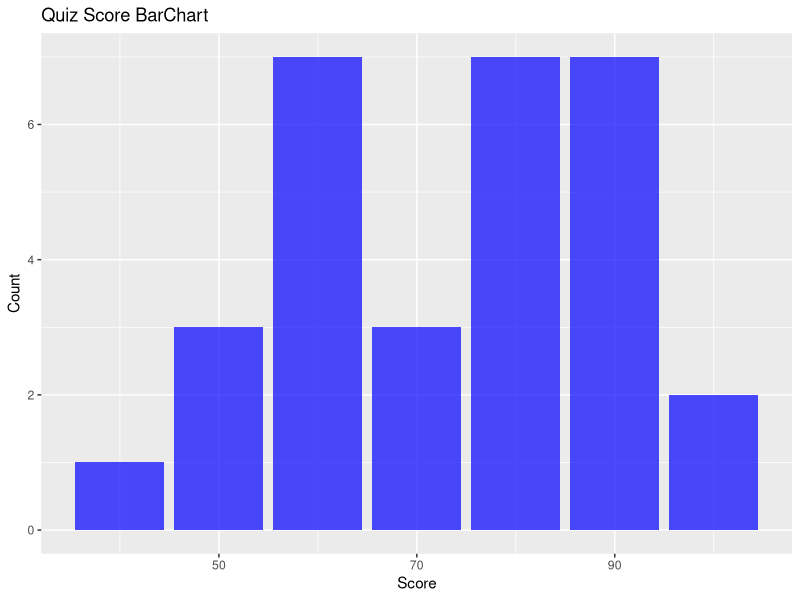
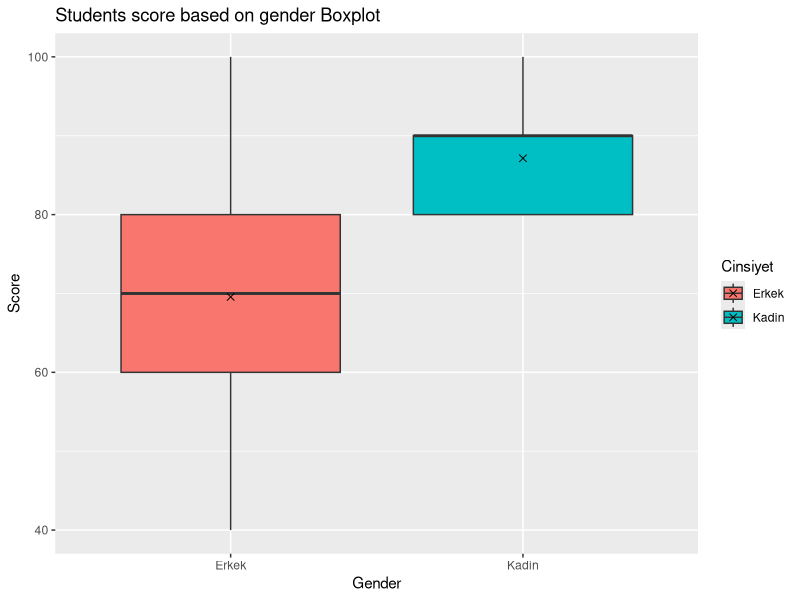
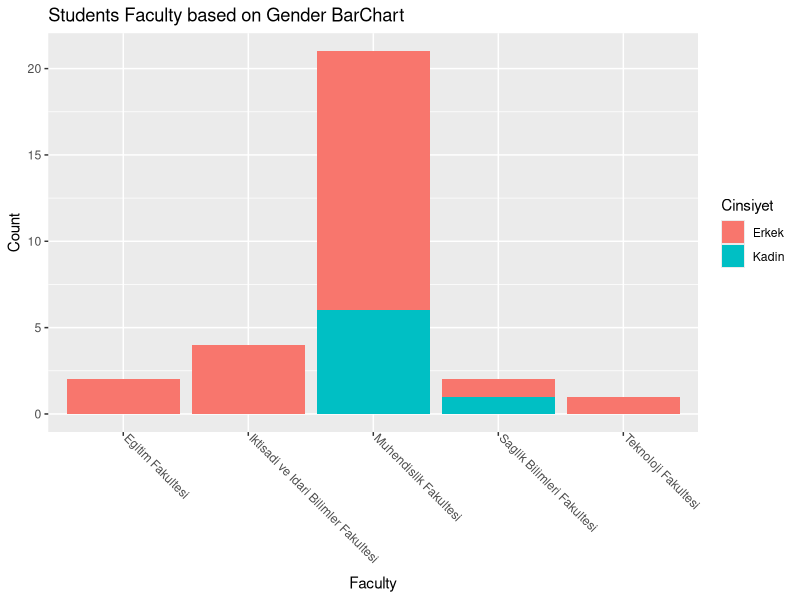
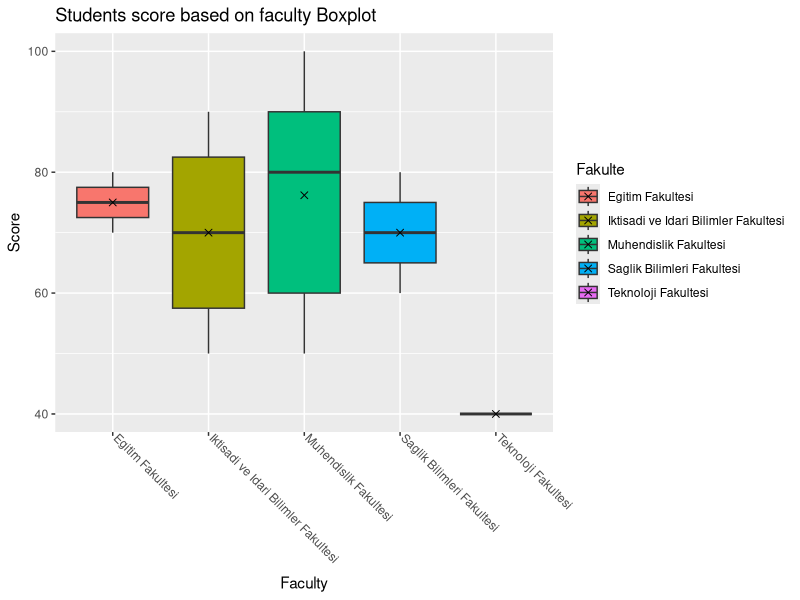
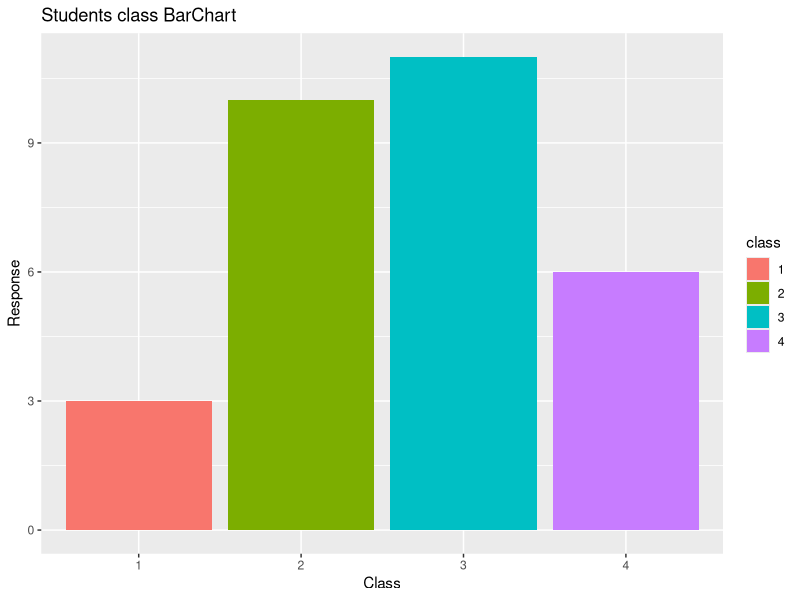
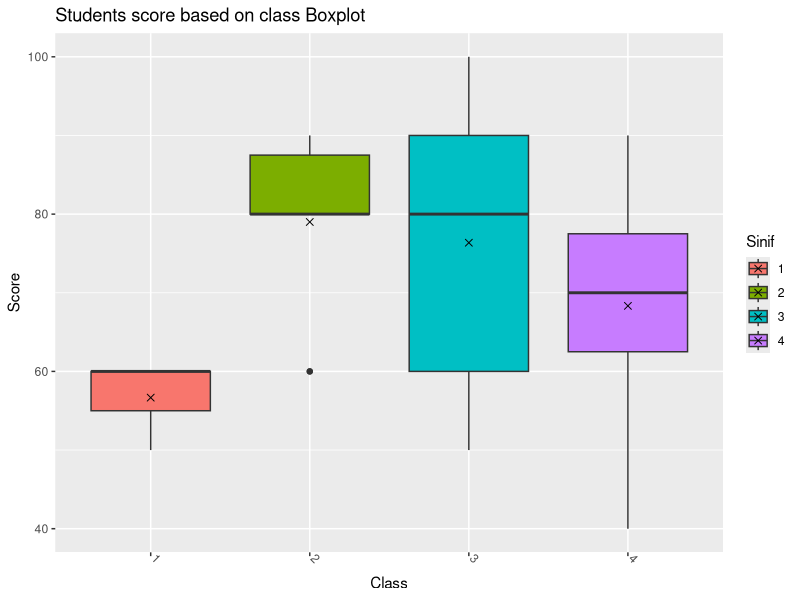
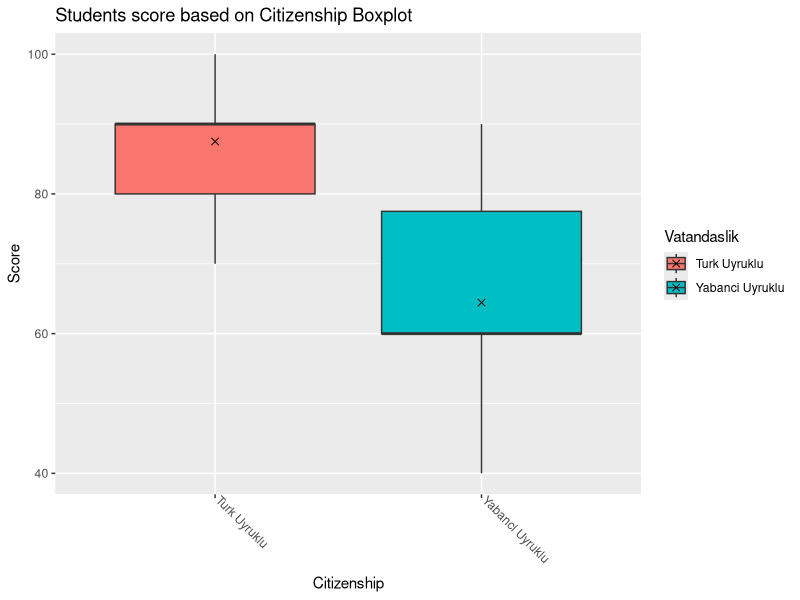
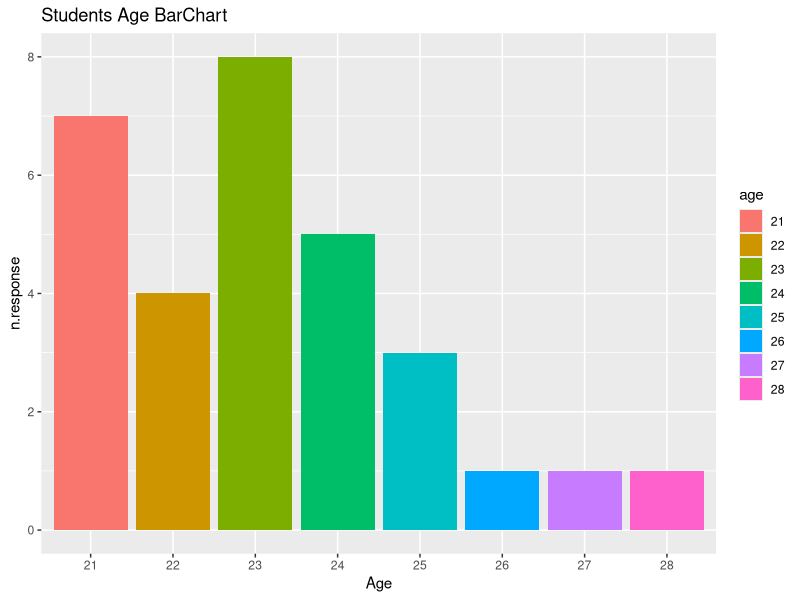

Here is the R script that generated these plots, in order:
## ---- chunk 1
knitr::opts_chunk$set(echo = TRUE)
## ---- chunk 2
library(ggplot2)
library(dplyr)
library(GGally)
library(car)
## ---- chunk 3
df <- read.csv('data.csv')
head(df, n=3)
## ---- chunk 4
summary(df$Score)

ggplot(data=df, aes(x=Score)) +
  geom_bar(fill="blue", alpha=0.7)+
  labs(title = "Quiz Score BarChart", x="Score", y="Count")
## ---- chunk 5

summary(df[df$Cinsiyet=="Erkek", 2])

summary(df[df$Cinsiyet=="Kadin", 2])

ggplot(data=df, aes(x=Cinsiyet, y=Score, fill= Cinsiyet)) +
  geom_boxplot() + 
  labs(title = "Students score based on gender Boxplot", x = "Gender", y="Score") +
  stat_summary(fun=mean, geom="point", shape=4, size=2)
## ---- chunk 6
# Cast data-type of gender to factor(nominal)
df$Cinsiyet <- as.factor(df$Cinsiyet)

# Print summary of gender
summary(df$Cinsiyet)
## ---- chunk 7
# Cast data-type of Faculty to factor(nominal)
df$Fakulte <- as.factor(df$Fakulte)

# Print summary of Faculty
summary(df$Fakulte)

# Graph
ggplot(df, aes(x=Fakulte, fill=Cinsiyet))+
  geom_bar() + 
  labs(title = "Students Faculty based on Gender BarChart",x= "Faculty",y= "Count") +
  theme(axis.text.x=element_text(angle=-45,hjust=0,vjust=0))
## ---- chunk 8
ggplot(data=df, aes(x=Fakulte, y=Score, fill= Fakulte)) +
  geom_boxplot() + 
  labs(title = "Students score based on faculty Boxplot", x = "Faculty", y="Score") +
  stat_summary(fun=mean, geom="point", shape=4, size=2) +
  theme(axis.text.x=element_text(angle=-45,hjust=0,vjust=0))
## ---- chunk 9
classes <- data.frame(table(df$Sinif))
names(classes) <- c("class", "freq") 
classes

ggplot(classes, aes(x=class, y=freq, fill=class))+
  geom_bar(stat = "identity") + 
  labs(title = "Students class BarChart", x="Class", y="Response")

## ---- chunk 10

df$Sinif <- as.factor(df$Sinif)

ggplot(data=df, aes(x=Sinif, y=Score, fill= Sinif)) +
  geom_boxplot() + 
  labs(title = "Students score based on class Boxplot", x = "Class", y="Score") +
  stat_summary(fun=mean, geom="point", shape=4, size=2) +
  theme(axis.text.x=element_text(angle=-45,hjust=0,vjust=0))

## ---- chunk 11
df$Vatandaslik <- as.factor(df$Vatandaslik)
summary(df$Vatandaslik)

ggplot(data=df, aes(x=Vatandaslik, y=Score, fill= Vatandaslik)) +
  geom_boxplot() + 
  labs(title = "Students score based on Citizenship Boxplot", x="Citizenship", y="Score") +
  stat_summary(fun=mean, geom="point", shape=4, size=2) +
  theme(axis.text.x=element_text(angle=-45,hjust=0,vjust=0))
## ---- chunk 12
# Extracting year from date
df$Dogum.Tarihi <- as.Date(df$Dogum.Tarihi, "%m/%d/%Y")
df$age <- as.numeric(format(df$Dogum.Tarihi, "%Y"))

df$age <- 2020 - df$age

age.df <- data.frame(table(df$age))
names(age.df) <- c("age", "freq")
age.df


ggplot(age.df, aes(x=age, y=freq, fill=age))+
  geom_bar(stat = "identity") + 
  labs(title = "Students Age BarChart", x="Age", y="n.response")
## ---- chunk 13
df$age <- as.factor(df$age)
ggplot(data=df, aes(x=age, y=Score, fill= age)) +
  geom_boxplot() + 
  labs(title = "Students score based on Age Boxplot", x="Age", y="Score") +
  stat_summary(fun=mean, geom="point", shape=4, size=2) +
  theme(axis.text.x=element_text(angle=-45,hjust=0,vjust=0))

var(df[df$age=="27", 2])
## ---- chunk 14
males <- subset(df, Cinsiyet=="Erkek")
females <- subset(df, Cinsiyet=="Kadin")

# Calculating confidence interval for score of male students 
x <- t.test(males$Score)$conf.int
x
## ---- chunk 15

# calculating confidence interval for females score
y <- t.test(females$Score)$conf.int
y

## ---- chunk 16
students.score <- data.frame(gender="Male",
                                scoreType="score", 
                                mean=mean(males$Score), 
                                lower=x[1], 
                                upper=x[2])

students.score <- rbind(students.score, data.frame(gender="Female",
                                scoreType="score", 
                                mean=mean(females$Score), 
                                lower=y[1], 
                                upper=y[2]))

ggplot(students.score, aes(x=scoreType, y=mean, fill=gender)) +
  geom_bar(position="dodge", stat="identity", width = 0.3) +
  geom_errorbar(aes(ymin=lower, ymax=upper),
                width=.1, # Width of the error bars
                position=position_dodge(0.3))
## ---- chunk 17
Turkish <- subset(df, Vatandaslik=="Turk Uyruklu")
foreigner <- subset(df, Vatandaslik=="Yabanci Uyruklu")

# Calculating confidence interval for score of Turkish students 
x <- t.test(Turkish$Score)$conf.int
x
## ---- chunk 18

# calculating confidence interval for score of foreigner-students
y <- t.test(foreigner$Score)$conf.int
y

## ---- chunk 19
students.score <- data.frame(Citizenship="Turk",
                                X_axis="score", 
                                mean=mean(Turkish$Score), 
                                lower=x[1], 
                                upper=x[2])

students.score <- rbind(students.score, data.frame(Citizenship="Foreigner",
                                X_axis="score", 
                                mean=mean(foreigner$Score), 
                                lower=y[1], 
                                upper=y[2]))

ggplot(students.score, aes(x=X_axis, y=mean, fill=Citizenship)) +
  geom_bar(position="dodge", stat="identity", width = 0.3) +
  geom_errorbar(aes(ymin=lower, ymax=upper),
                width=.1, # Width of the error bars
                position=position_dodge(0.3))
## ---- chunk 20
shapiro.test(males$Score)
## ---- chunk 21
qqnorm(males$Score, ylab = "Males score")
qqline(males$Score)
## ---- chunk 22
t.test(males$Score, 
       alternative = "two.sided", 
       mu=75, 
       conf.level = 0.95)
## ---- chunk 23

# Create boxplot showing how score varies based on gender
qplot(x = Cinsiyet, y = Score,
      geom = "boxplot", data = df,
      xlab = "Gender",
      ylab = "Score",
      fill = I("lightblue"))
## ---- chunk 24
aggregate(Score ~ Cinsiyet, 
          data = df,
          FUN = function(x) {c(mean = mean(x),
                               se = sd(x) / sqrt(length(x)))})

## ---- chunk 25
# Density plots
qplot(fill = Cinsiyet, 
      x = Score, 
      data = df, 
      geom = "density",
      alpha = I(0.5),
      adjust = 2
      )
## ---- chunk 26
x <- subset(df, Cinsiyet=="Erkek")$Score
y <- subset(df, Cinsiyet=="Kadin")$Score
var.test(x, y)
## ---- chunk 27
shapiro.test(females$Score)
## ---- chunk 28
qqnorm(females$Score, ylab = "Females score")
qqline(females$Score)
## ---- chunk 29
t.test(x=x, y=y, alternative = "two.sided", var.equal = TRUE,
       conf.level = 0.95)
## ---- chunk 30

# Create boxplot showing how score varies based on citizenship
qplot(x = Vatandaslik, y = Score,
      geom = "boxplot", data = df,
      xlab = "Citizenship",
      ylab = "Score",
      fill = I("lightblue"))
## ---- chunk 31
aggregate(Score ~ Vatandaslik, 
          data = df,
          FUN = function(x) {c(mean = mean(x),
                               se = sd(x) / sqrt(length(x)))})

## ---- chunk 32
# Density plots
qplot(fill = Vatandaslik, 
      x = Score, 
      data = df, 
      geom = "density",
      alpha = I(0.5),
      adjust = 2
      )
## ---- chunk 33
x <- subset(df, Vatandaslik=="Turk Uyruklu")$Score
y <- subset(df, Vatandaslik=="Yabanci Uyruklu")$Score
var.test(x, y)
## ---- chunk 34
shapiro.test(Turkish$Score)
## ---- chunk 35
qqnorm(Turkish$Score, ylab = "Turkish students score")
qqline(Turkish$Score)
## ---- chunk 36
shapiro.test(foreigner$Score)
## ---- chunk 37
qqnorm(foreigner$Score, ylab = "Foreigner-students scores")
qqline(foreigner$Score)
## ---- chunk 38
t.test(x=x, y=y, alternative = "two.sided", var.equal = TRUE,
       conf.level = 0.95)
## ---- chunk 39
data <- df[, c(2, 6)]
names(data) <- c("score", "class")

# Show a random sample
set.seed(1234)
dplyr::sample_n(data, 10)

# Show the levels
levels(data$class)

# Compute summary statistics by class - count, mean, sd:
group_by(data, class) %>%
  summarise(
    count = n(),
    mean = mean(score, na.rm = TRUE),
    sd = sd(score, na.rm = TRUE)
  )
## ---- chunk 40
ggplot(data=data, aes(x=class, y=score, fill= class)) +
  geom_boxplot() + 
  labs(title = "Students Score based on Class Boxplot", x = "Class", y="Score") +
  stat_summary(fun=mean, geom="point", shape=4, size=2) +
  theme(axis.text.x=element_text(angle=-45,hjust=0,vjust=0))
## ---- chunk 41
shapiro.test(data[data$class=="1", 1])
shapiro.test(data[data$class=="2", 1])
shapiro.test(data[data$class=="3", 1])
shapiro.test(data[data$class=="4", 1])
## ---- chunk 42
qqnorm(data[data$class=="3", 1], ylab = "3th Class Score")
qqline(data[data$class=="3", 1])
## ---- chunk 43
qqnorm(data[data$class=="4", 1], ylab = "4th Class Score")
qqline(data[data$class=="4", 1])
## ---- chunk 44
bartlett.test(score~class, data=data)
## ---- chunk 45

model<-aov(score~class, data=data)
summary(model)

## ---- chunk 46
rm(age.df, classes, data, females, foreigner, males, students.score, Turkish, x, y)
## ---- chunk 47
# Get relevant columns
reg.df <- df[, c(4, 5, 6, 7, 19, 2)]

# convert age and class to numeric type
reg.df$age <- as.numeric(as.character(reg.df$age))
reg.df$Sinif <- as.numeric(as.character(reg.df$Sinif))

head(reg.df)
## ---- chunk 48

# correlation for class, age and score
cor(reg.df[,c(3, 5, 6)])

plot(reg.df[,c(3, 5, 6)])
## ---- chunk 49
ggpairs(reg.df, cardinality_threshold=30)
## ---- chunk 50
# Fitting Multiple Linear Regression to the Training set
model = lm(formula = Score ~ .,
               data = reg.df)


summary(model)
## ---- chunk 51
vif(model)

reduced.model<-step(model)
summary(reduced.model)

## ---- chunk 52
plot(reduced.model, which = 1)
## ---- chunk 53
plot(reduced.model, which = 2)
## ---- chunk 54
plot(reduced.model, which = c(3, 5))
